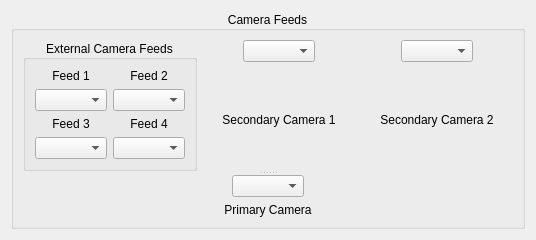
          <widget class="QWidget" name="con_panel_camera_widget" native="true">
           <property name="enabled">
            <bool>true</bool>
           </property>
           <property name="sizePolicy">
            <sizepolicy hsizetype="Preferred" vsizetype="Preferred">
             <horstretch>1</horstretch>
             <verstretch>0</verstretch>
            </sizepolicy>
           </property>
           <layout class="QGridLayout" name="gridLayout_6">
            <item row="0" column="0">
             <widget class="QGroupBox" name="groupBox">
              <property name="title">
               <string>Camera Feeds</string>
              </property>
              <property name="alignment">
               <set>Qt::AlignCenter</set>
              </property>
              <layout class="QGridLayout" name="gridLayout_24">
               <item row="0" column="0">
                <widget class="QSplitter" name="splitter_3">
                 <property name="orientation">
                  <enum>Qt::Vertical</enum>
                 </property>
                 <widget class="QWidget" name="widget_5" native="true">
                  <layout class="QHBoxLayout" name="horizontalLayout" stretch="1,2">
                   <item>
                    <widget class="QGroupBox" name="groupBox_4">
                     <property name="title">
                      <string>External Camera Feeds</string>
                     </property>
                     <property name="alignment">
                      <set>Qt::AlignCenter</set>
                     </property>
                     <layout class="QGridLayout" name="gridLayout_11">
                      <item row="1" column="0">
                       <widget class="QComboBox" name="control_camera_1_list"/>
                      </item>
                      <item row="1" column="1">
                       <widget class="QComboBox" name="control_camera_2_list"/>
                      </item>
                      <item row="0" column="0">
                       <widget class="QLabel" name="label">
                        <property name="sizePolicy">
                         <sizepolicy hsizetype="Preferred" vsizetype="Fixed">
                          <horstretch>0</horstretch>
                          <verstretch>0</verstretch>
                         </sizepolicy>
                        </property>
                        <property name="text">
                         <string>Feed 1</string>
                        </property>
                        <property name="alignment">
                         <set>Qt::AlignCenter</set>
                        </property>
                       </widget>
                      </item>
                      <item row="3" column="1">
                       <widget class="QComboBox" name="control_camera_4_list"/>
                      </item>
                      <item row="3" column="0">
                       <widget class="QComboBox" name="control_camera_3_list"/>
                      </item>
                      <item row="0" column="1">
                       <widget class="QLabel" name="label_5">
                        <property name="text">
                         <string>Feed 2</string>
                        </property>
                        <property name="alignment">
                         <set>Qt::AlignCenter</set>
                        </property>
                       </widget>
                      </item>
                      <item row="2" column="0">
                       <widget class="QLabel" name="label_8">
                        <property name="sizePolicy">
                         <sizepolicy hsizetype="Preferred" vsizetype="Fixed">
                          <horstretch>0</horstretch>
                          <verstretch>0</verstretch>
                         </sizepolicy>
                        </property>
                        <property name="text">
                         <string>Feed 3</string>
                        </property>
                        <property name="alignment">
                         <set>Qt::AlignCenter</set>
                        </property>
                       </widget>
                      </item>
                      <item row="2" column="1">
                       <widget class="QLabel" name="label_9">
                        <property name="sizePolicy">
                         <sizepolicy hsizetype="Preferred" vsizetype="Fixed">
                          <horstretch>0</horstretch>
                          <verstretch>0</verstretch>
                         </sizepolicy>
                        </property>
                        <property name="text">
                         <string>Feed 4</string>
                        </property>
                        <property name="alignment">
                         <set>Qt::AlignCenter</set>
                        </property>
                       </widget>
                      </item>
                     </layout>
                    </widget>
                   </item>
                   <item>
                    <layout class="QGridLayout" name="gridLayout">
                     <item row="1" column="0">
                      <widget class="QLabel" name="secondary_camera_1">
                       <property name="frameShape">
                        <enum>QFrame::NoFrame</enum>
                       </property>
                       <property name="text">
                        <string>Secondary Camera 1</string>
                       </property>
                       <property name="alignment">
                        <set>Qt::AlignCenter</set>
                       </property>
                      </widget>
                     </item>
                     <item row="0" column="0">
                      <layout class="QHBoxLayout" name="horizontalLayout_9">
                       <item>
                        <spacer name="horizontalSpacer_4">
                         <property name="orientation">
                          <enum>Qt::Horizontal</enum>
                         </property>
                         <property name="sizeHint" stdset="0">
                          <size>
                           <width>40</width>
                           <height>20</height>
                          </size>
                         </property>
                        </spacer>
                       </item>
                       <item>
                        <widget class="QComboBox" name="control_secondary1_camera_list"/>
                       </item>
                       <item>
                        <spacer name="horizontalSpacer_5">
                         <property name="orientation">
                          <enum>Qt::Horizontal</enum>
                         </property>
                         <property name="sizeHint" stdset="0">
                          <size>
                           <width>40</width>
                           <height>20</height>
                          </size>
                         </property>
                        </spacer>
                       </item>
                      </layout>
                     </item>
                     <item row="0" column="1">
                      <layout class="QHBoxLayout" name="horizontalLayout_10">
                       <item>
                        <spacer name="horizontalSpacer_6">
                         <property name="orientation">
                          <enum>Qt::Horizontal</enum>
                         </property>
                         <property name="sizeHint" stdset="0">
                          <size>
                           <width>40</width>
                           <height>20</height>
                          </size>
                         </property>
                        </spacer>
                       </item>
                       <item>
                        <widget class="QComboBox" name="control_secondary2_camera_list"/>
                       </item>
                       <item>
                        <spacer name="horizontalSpacer_7">
                         <property name="orientation">
                          <enum>Qt::Horizontal</enum>
                         </property>
                         <property name="sizeHint" stdset="0">
                          <size>
                           <width>40</width>
                           <height>20</height>
                          </size>
                         </property>
                        </spacer>
                       </item>
                      </layout>
                     </item>
                     <item row="1" column="1">
                      <widget class="QLabel" name="secondary_camera_2">
                       <property name="frameShape">
                        <enum>QFrame::NoFrame</enum>
                       </property>
                       <property name="text">
                        <string>Secondary Camera 2</string>
                       </property>
                       <property name="alignment">
                        <set>Qt::AlignCenter</set>
                       </property>
                      </widget>
                     </item>
                    </layout>
                   </item>
                  </layout>
                 </widget>
                 <widget class="QWidget" name="widget" native="true">
                  <layout class="QGridLayout" name="gridLayout_14">
                   <item row="0" column="0">
                    <layout class="QHBoxLayout" name="horizontalLayout_11">
                     <item>
                      <spacer name="horizontalSpacer_8">
                       <property name="orientation">
                        <enum>Qt::Horizontal</enum>
                       </property>
                       <property name="sizeHint" stdset="0">
                        <size>
                         <width>40</width>
                         <height>20</height>
                        </size>
                       </property>
                      </spacer>
                     </item>
                     <item>
                      <widget class="QComboBox" name="control_primary_camera_list"/>
                     </item>
                     <item>
                      <spacer name="horizontalSpacer_9">
                       <property name="orientation">
                        <enum>Qt::Horizontal</enum>
                       </property>
                       <property name="sizeHint" stdset="0">
                        <size>
                         <width>40</width>
                         <height>20</height>
                        </size>
                       </property>
                      </spacer>
                     </item>
                    </layout>
                   </item>
                   <item row="1" column="0">
                    <widget class="QLabel" name="primary_camera">
                     <property name="sizePolicy">
                      <sizepolicy hsizetype="Preferred" vsizetype="Preferred">
                       <horstretch>0</horstretch>
                       <verstretch>0</verstretch>
                      </sizepolicy>
                     </property>
                     <property name="frameShape">
                      <enum>QFrame::NoFrame</enum>
                     </property>
                     <property name="text">
                      <string>Primary Camera</string>
                     </property>
                     <property name="alignment">
                      <set>Qt::AlignCenter</set>
                     </property>
                    </widget>
                   </item>
                  </layout>
                 </widget>
                </widget>
               </item>
              </layout>
             </widget>
            </item>
           </layout>
          </widget>
